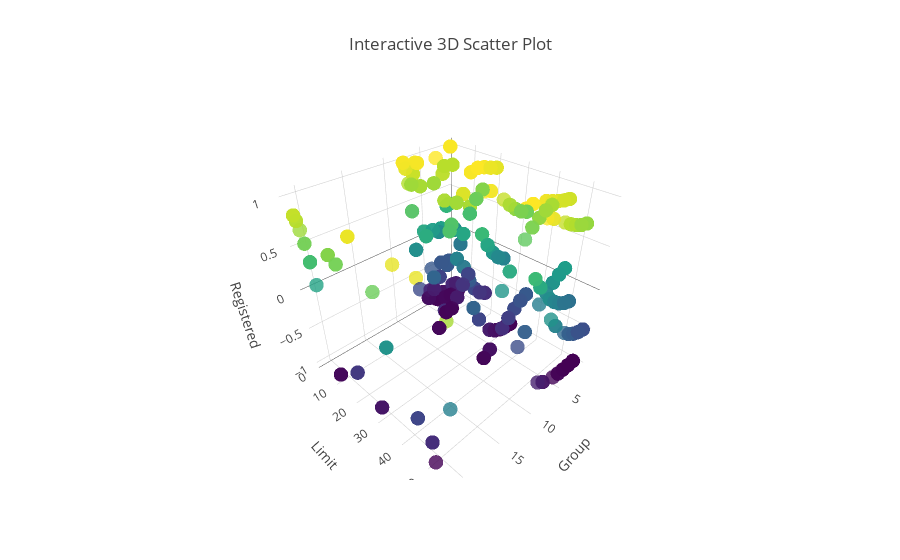

The notebook cell this image was saved under:
### Markdown cell above
- Plotly(Scatter 3D plot)

### Code cell
# Extract variables
x = df['Group']
y = df['Limit']
X, Y = np.meshgrid(x, y)
Z = np.sin(np.sqrt(X**2 + Y**2))

# Create trace for scatter plot
trace = go.Scatter3d(
    x=X.flatten(),
    y=Y.flatten(),
    z=Z.flatten(),
    mode='markers',
    marker=dict(
        size=5,
        color=Z.flatten(), # Set color of markers based on Z values
        colorscale='Viridis', # Choose a colorscale
        opacity=0.8
    )
)

# Create layout for the plot
layout = go.Layout(
    title='Interactive 3D Scatter Plot',
    scene=dict(
        xaxis=dict(title='Group'),
        yaxis=dict(title='Limit'),
        zaxis=dict(title='Registered')
    )
)

# Create figure
fig = go.Figure(data=[trace], layout=layout)

plot_html = pyo.plot(fig, include_plotlyjs=False, output_type="div")

# Write the HTML code to a file
with open("3D_chart.html", "w") as f:
    f.write('<html>\n<head>\n<script src="https://cdn.plot.ly/plotly-latest.min.js"></script>\n</head>\n<body>\n')
    f.write(plot_html)
    f.write('\n</body>\n</html>')

# Show the plot
fig.show()

### Figure 1 — Plotly figure (JSON) as saved in the notebook; plotly's stock layout.template omitted (floating-point values rounded to 4 significant figures; data arrays with more than 128 entries replaced by an {"elided": "..."} marker saying what was removed)
{"data": [{"marker": {"color": {"elided": "13689 float values"}, "colorscale": [[0, "#440154"], [0.1111, "#482878"], [0.2222, "#3e4989"], [0.3333, "#31688e"], [0.4444, "#26828e"], [0.5556, "#1f9e89"], [0.6667, "#35b779"], [0.7778, "#6ece58"], [0.8889, "#b5de2b"], [1, "#fde725"]], "opacity": 0.8, "size": 5}, "mode": "markers", "type": "scatter3d", "x": {"elided": "13689 int values"}, "y": {"elided": "13689 int values"}, "z": {"elided": "13689 float values"}}], "layout": {"scene": {"xaxis": {"title": {"text": "Group"}}, "yaxis": {"title": {"text": "Limit"}}, "zaxis": {"title": {"text": "Registered"}}}, "title": {"text": "Interactive 3D Scatter Plot"}}}
